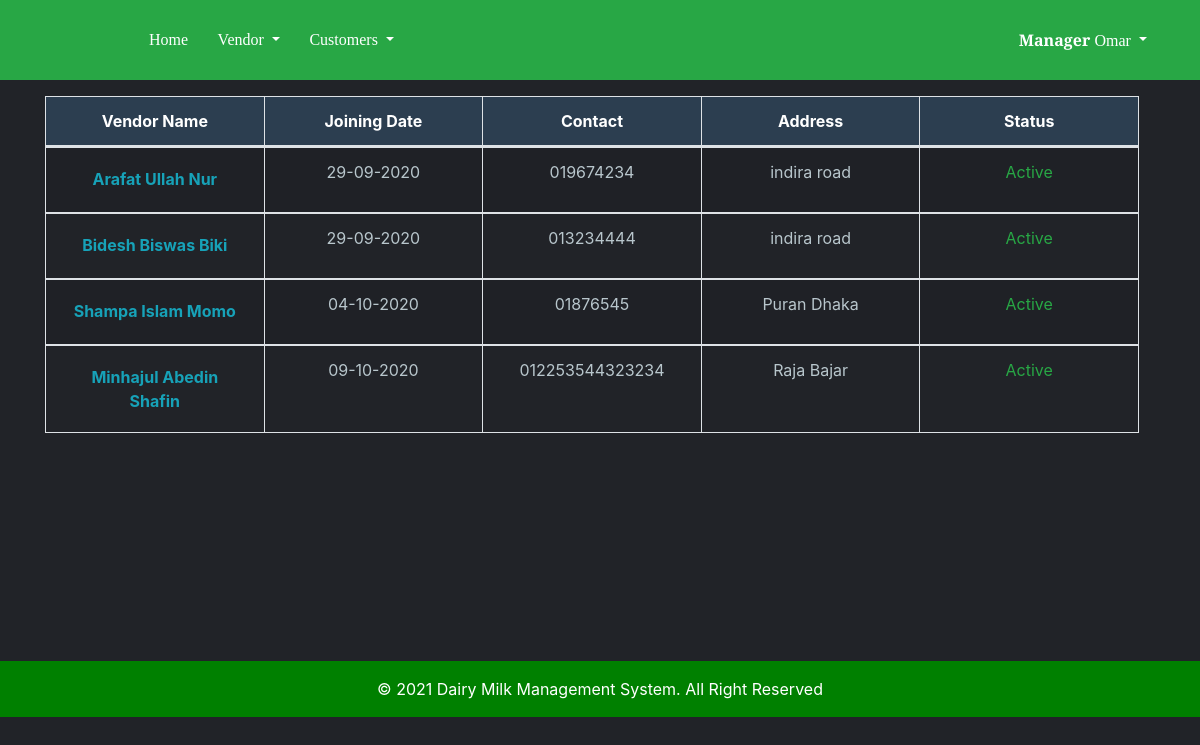
Page /allvendor/ (signed in) on the committed database.
### dairyapp/models.py (models this page shows, shortened)
class Vendor(models.Model):
    managername = models.CharField(max_length=200)
    vendorname = models.CharField(max_length=200,db_index=True,unique=True)
    joiningdate = models.DateField(auto_now_add=True)
    address = models.CharField(max_length=200, db_index=True)
    vendorcontact = models.CharField(max_length=14,db_index=True)
    status = models.BooleanField(default=True)

### dairyapp/views.py (the view)
# urls.py: path('allvendor/', views.allvendor, name='allvendor'),  # All vendors dashboard
@login_required
def allvendor(request):
    manager=''
    if User.is_authenticated:
        manager = request.user.username
        vendor = models.Vendor.objects.filter(managername=manager)
        return render(request, 'vendor/allvendor.html',{'vendor':vendor})

### templates/vendor/allvendor.html
{% extends 'base.html' %}
{% block content %}
{% if user.is_authenticated and user.profile.user_type == 'Manager' %}
  <div class="table-responsive">
    <table class="table table-bordered table-striped ">
      <thead id="theadthid">
        <tr>
          <th scope="col">Vendor Name</th>
          <th scope="col">Joining Date</th>
          <th scope="col">Contact</th>
          <th scope="col">Address</th>
          <th scope="col">Status</th>
        </tr>
      </thead>
      <tbody id="tbodydata">
        {% for vendorobj in vendor %}
        <tr>
          <td> <a style="text-decoration:none;" href="{% url 'ledger'  pk=vendorobj.pk %}" class="btn btn-link text-info"><strong>{{ vendorobj.vendorname }}</strong></a></td>
          <td>{{ vendorobj.joiningdate }}</td>
          <td>{{ vendorobj.vendorcontact }}</td>
          <td>{{ vendorobj.address }}</td>
          {% if vendorobj.status == True %}
          <td><p class="text-success">Active</p></td>
          {% else %}
          <td><p class="text-danger">NonActive</p></td>
          {% endif %}
          </tr>
        {% endfor %}
      </tbody>
    </table>
  </div>
{% endif %}
{% endblock %}

### templates/base.html (shortened to what this page needs)
<!doctype html>
<html lang="en">
  <head>
    {% load static %}
    <link rel="stylesheet" href="https://stackpath.bootstrapcdn.com/bootstrap/4.3.1/css/bootstrap.min.css">
    <link rel="stylesheet" href="https://use.fontawesome.com/releases/v5.7.2/css/all.css">
    <link rel="stylesheet" href="https://use.fontawesome.com/releases/v5.8.1/css/all.css">
    <link rel="stylesheet" href="//code.jquery.com/ui/1.12.1/themes/base/jquery-ui.css">
  </head>
<body>
  <nav class="navbar navbar-expand-md fixed-top bg-success">
    <div class="container ">
      <div class="logo-image">
      </div>
    <div class="collapse navbar-collapse" id="navbarSupportedContent">
      <ul class="navbar-nav mr-auto">
        <li class="nav-item">
          <a class="nav-link" href="{% url 'home' %}" style="color: #FFFFFF;">Home</a>
        </li>
        {% if user.is_authenticated and user.profile.user_type == 'Manager'%}
        <li class="nav-item dropdown">
            <a class="nav-link dropdown-toggle" id="navbarDropdown" role="button" data-toggle="dropdown" aria-haspopup="true" aria-expanded="false">
              Vendor
            </a>
          </li>
          <li class="nav-item dropdown">
            <a class="nav-link dropdown-toggle" id="navbarDropdown" role="button" data-toggle="dropdown" aria-haspopup="true" aria-expanded="false">
              Customers
            </a>
          </li>
          {% endif %}
      </ul>
      {% if user.is_authenticated %}
        <ul class="navbar-nav">
          <li class="nav-item dropdown">
            <a class="nav-link dropdown-toggle"  id="navbarDropdown" role="button" data-toggle="dropdown" aria-haspopup="true" aria-expanded="false">
          {% if user.profile.user_type == 'Manager' %}<strong>Manager </strong>{% elif user.profile.user_type == 'Customer'  %}<strong>Customer </strong> {% endif %}{{ user.username }}
            </a>
          </li>
        </ul>
      {% else %}
        <form class="form-inline my-2 my-lg-0 jugnu">
          <a href="{% url 'login' %}" class="nav-link" style="color: #FFFFFF;"><i class="fas fa-sign-in-alt" style="background-color: unset !important;">&nbsp;&nbsp;Log In</i></a>
        </form>
      {% endif %}
    </div>
  </div>
  </nav>
<div class="container">
      {% block content %}
      {% endblock %}
</div>
<footer class="footer sticky-bottom">
  <div class="mt-5 py-3">
    <span>© 2021 Dairy Milk Management System. All Right Reserved</span>
  </div>
</footer>
</body>
</html>

### rows in the picture
Vendor: vendorname "Arafat Ullah Nur", joiningdate "29-09-2020", vendorcontact "019674234", address "indira road", status "Active"
Vendor: vendorname "Bidesh Biswas Biki", joiningdate "29-09-2020", vendorcontact "013234444", address "indira road", status "Active"
Vendor: vendorname "Shampa Islam Momo", joiningdate "04-10-2020", vendorcontact "01876545", address "Puran Dhaka", status "Active"
Vendor: vendorname "Minhajul Abedin Shafin", joiningdate "09-10-2020", vendorcontact "012253544323234", address "Raja Bajar", status "Active"

### other values in the picture
{{ user.username }} "Omar"
